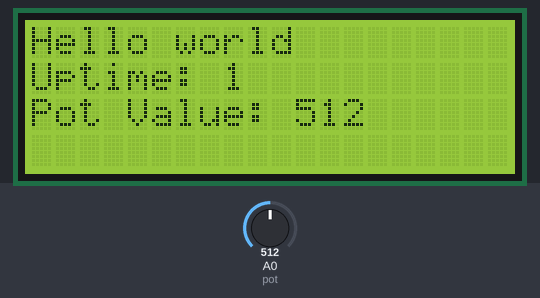
This sketch was run on a simulated Arduino Uno, built with avr-gcc and run on an emulated ATmega328P. Parts: 20×4 character LCD. The test bench sets the inputs (shaded band); at power-on: A0 (pot) = 512.

Above: at 1.2 s.
1.3 s: A0 (pot) set to 716
At 2.6 s:
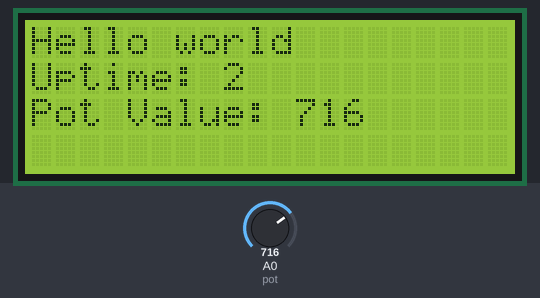
3.7 s: A0 (pot) set to 900
At 4.6 s:
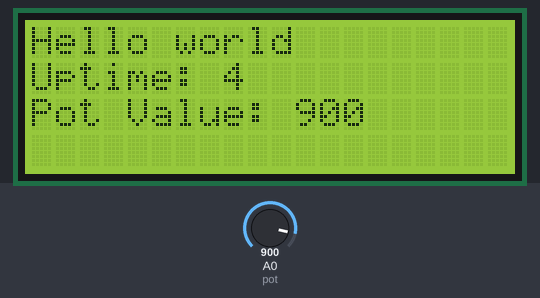
5.8 s: A0 (pot) set to 1023
At 7.2 s:
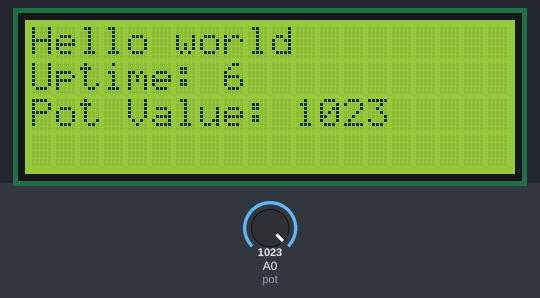
Timing chart, 0 to 8.8 s (numbered marks = the images above; inputs shaded):
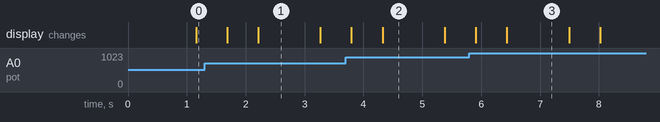

The sketch:

LCD_Hello_world.ino
```cpp
#include <Wire.h>
#include <LiquidCrystal_I2C.h>

LiquidCrystal_I2C lcd(0x27,20,4);

#define pot A0

void setup() {
  pinMode(pot, INPUT);
  lcd.init();
  lcd.backlight();
  lcd.setCursor(0,0);
  lcd.print("Hello world");
 // put your setup code here, to run once:

}

void loop() {
  // put your main code here, to run repeatedly:
  lcd.setCursor(0, 1);
  lcd.print("Uptime: ");
  lcd.print(millis() / 1000);
  lcd.setCursor(0, 2);
  lcd.print("Pot Value:     ");
  lcd.setCursor(11, 2);
  lcd.print(analogRead(pot));
  delay(500);
}
```

Measured:
- what the display in image 2 shows lasts 1.1 s, from 4.3 s to 5.4 s
